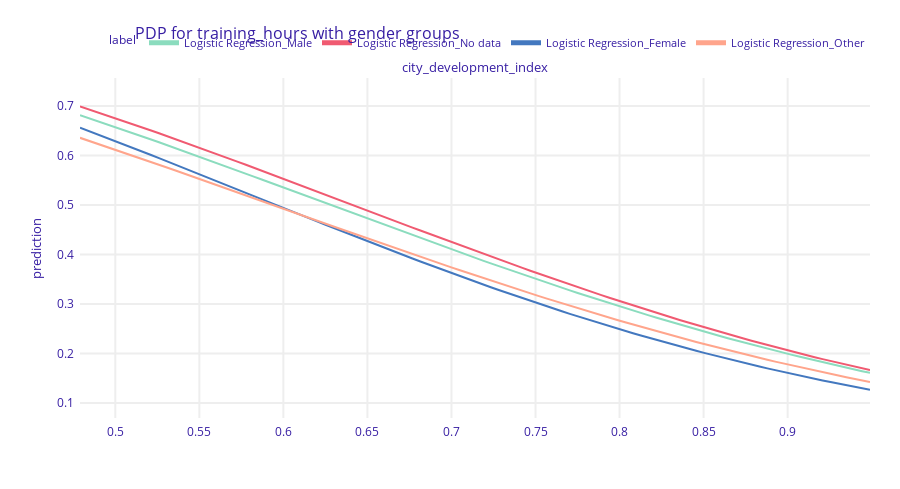

The cell this chart's notebook holds for it:
### Code cell
X_train['gender_text'] = X_train['city_development_index'].map({'Female': 0, 'Male': 1, 'No data': 2, 'Other': 3})

# Użycie tej kolumny do grupowania
pdp_age_gender = exp.model_profile(variables=['city_development_index'], groups='gender')
pdp_age_gender.plot(title="PDP for training_hours with gender groups")

### Figure 1 — Plotly figure (JSON) as saved in the notebook; plotly's stock layout.template omitted (floating-point values rounded to 4 significant figures; data arrays with more than 128 entries replaced by an {"elided": "..."} marker saying what was removed)
{"data": [{"customdata": {"elided": "101x3 mixed values"}, "hovertemplate": "<b>%{hovertext}</b><br><br>prediction=%{y:.3f}<br>mean_prediction=%{customdata[0]:.3f}<extra></extra>", "hovertext": ["Logistic Regression_Male", "Logistic Regression_Male", "Logistic Regression_Male", "Logistic Regression_Male", "Logistic Regression_Male", "Logistic Regression_Male", "Logistic Regression_Male", "Logistic Regression_Male", "Logistic Regression_Male", "Logistic Regression_Male", "Logistic Regression_Male", "Logistic Regression_Male", "Logistic Regression_Male", "Logistic Regression_Male", "Logistic Regression_Male", "Logistic Regression_Male", "Logistic Regression_Male", "Logistic Regression_Male", "Logistic Regression_Male", "Logistic Regression_Male", "Logistic Regression_Male", "Logistic Regression_Male", "Logistic Regression_Male", "Logistic Regression_Male", "Logistic Regression_Male", "Logistic Regression_Male", "Logistic Regression_Male", "Logistic Regression_Male", "Logistic Regression_Male", "Logistic Regression_Male", "Logistic Regression_Male", "Logistic Regression_Male", "Logistic Regression_Male", "Logistic Regression_Male", "Logistic Regression_Male", "Logistic Regression_Male", "Logistic Regression_Male", "Logistic Regression_Male", "Logistic Regression_Male", "Logistic Regression_Male", "Logistic Regression_Male", "Logistic Regression_Male", "Logistic Regression_Male", "Logistic Regression_Male", "Logistic Regression_Male", "Logistic Regression_Male", "Logistic Regression_Male", "Logistic Regression_Male", "Logistic Regression_Male", "Logistic Regression_Male", "Logistic Regression_Male", "Logistic Regression_Male", "Logistic Regression_Male", "Logistic Regression_Male", "Logistic Regression_Male", "Logistic Regression_Male", "Logistic Regression_Male", "Logistic Regression_Male", "Logistic Regression_Male", "Logistic Regression_Male", "Logistic Regression_Male", "Logistic Regression_Male", "Logistic Regression_Male", "Logistic Regression_Male", "Logistic Regression_Male", "Logistic Regression_Male", "Logistic Regression_Male", "Logistic Regression_Male", "Logistic Regression_Male", "Logistic Regression_Male", "Logistic Regression_Male", "Logistic Regression_Male", "Logistic Regression_Male", "Logistic Regression_Male", "Logistic Regression_Male", "Logistic Regression_Male", "Logistic Regression_Male", "Logistic Regression_Male", "Logistic Regression_Male", "Logistic Regression_Male", "Logistic Regression_Male", "Logistic Regression_Male", "Logistic Regression_Male", "Logistic Regression_Male", "Logistic Regression_Male", "Logistic Regression_Male", "Logistic Regression_Male", "Logistic Regression_Male", "Logistic Regression_Male", "Logistic Regression_Male", "Logistic Regression_Male", "Logistic Regression_Male", "Logistic Regression_Male", "Logistic Regression_Male", "Logistic Regression_Male", "Logistic Regression_Male", "Logistic Regression_Male", "Logistic Regression_Male", "Logistic Regression_Male", "Logistic Regression_Male", "Logistic Regression_Male"], "legendgroup": "Logistic Regression_Male", "line": {"color": "#8bdcbe", "dash": "solid", "width": 2}, "marker": {"symbol": "circle"}, "mode": "lines", "name": "Logistic Regression_Male", "opacity": 1, "orientation": "v", "showlegend": true, "type": "scatter", "x": [0.479, 0.4837, 0.4884, 0.4931, 0.4978, 0.5025, 0.5072, 0.5119, 0.5166, 0.5213, 0.526, 0.5307, 0.5354, 0.5401, 0.5448, 0.5495, 0.5542, 0.5589, 0.5636, 0.5683, 0.573, 0.5777, 0.5824, 0.5871, 0.5918, 0.5965, 0.6012, 0.6059, 0.6106, 0.6153, 0.62, 0.6247, 0.6294, 0.6341, 0.6388, 0.6435, 0.6482, 0.6529, 0.6576, 0.6623, 0.667, 0.6717, 0.6764, 0.6811, 0.6858, 0.6905, 0.6952, 0.6999, 0.7046, 0.7093, 0.714, 0.7187, 0.7234, 0.7281, 0.7328, 0.7375, 0.7422, 0.7469, 0.7516, 0.7563, 0.761, 0.7657, 0.7704, 0.7751, 0.7798, 0.7845, 0.7892, 0.7939, 0.7986, 0.8033, 0.808, 0.8127, 0.8174, 0.8221, 0.8268, 0.8315, 0.8362, 0.8409, 0.8456, 0.8503, 0.855, 0.8597, 0.8644, 0.8691, 0.8738, 0.8785, 0.8832, 0.8879, 0.8926, 0.8973, 0.902, 0.9067, 0.9114, 0.9161, 0.9208, 0.9255, 0.9302, 0.9349, 0.9396, 0.9443, 0.949], "xaxis": "x", "y": [0.6817, 0.6764, 0.671, 0.6656, 0.6602, 0.6547, 0.6492, 0.6437, 0.6381, 0.6325, 0.6269, 0.6213, 0.6156, 0.6099, 0.6041, 0.5984, 0.5926, 0.5868, 0.581, 0.5751, 0.5693, 0.5634, 0.5575, 0.5517, 0.5458, 0.5398, 0.5339, 0.528, 0.5221, 0.5161, 0.5102, 0.5043, 0.4983, 0.4924, 0.4865, 0.4806, 0.4746, 0.4687, 0.4628, 0.457, 0.4511, 0.4452, 0.4394, 0.4336, 0.4277, 0.422, 0.4162, 0.4104, 0.4047, 0.399, 0.3933, 0.3877, 0.3821, 0.3765, 0.3709, 0.3654, 0.3599, 0.3544, 0.349, 0.3436, 0.3382, 0.3329, 0.3276, 0.3223, 0.3171, 0.312, 0.3068, 0.3017, 0.2967, 0.2917, 0.2867, 0.2818, 0.277, 0.2721, 0.2674, 0.2626, 0.258, 0.2533, 0.2487, 0.2442, 0.2397, 0.2353, 0.2309, 0.2266, 0.2223, 0.218, 0.2139, 0.2097, 0.2057, 0.2016, 0.1977, 0.1937, 0.1899, 0.186, 0.1823, 0.1786, 0.1749, 0.1713, 0.1677, 0.1642, 0.1608], "yaxis": "y"}, {"customdata": {"elided": "101x3 mixed values"}, "hovertemplate": "<b>%{hovertext}</b><br><br>prediction=%{y:.3f}<br>mean_prediction=%{customdata[0]:.3f}<extra></extra>", "hovertext": ["Logistic Regression_No data", "Logistic Regression_No data", "Logistic Regression_No data", "Logistic Regression_No data", "Logistic Regression_No data", "Logistic Regression_No data", "Logistic Regression_No data", "Logistic Regression_No data", "Logistic Regression_No data", "Logistic Regression_No data", "Logistic Regression_No data", "Logistic Regression_No data", "Logistic Regression_No data", "Logistic Regression_No data", "Logistic Regression_No data", "Logistic Regression_No data", "Logistic Regression_No data", "Logistic Regression_No data", "Logistic Regression_No data", "Logistic Regression_No data", "Logistic Regression_No data", "Logistic Regression_No data", "Logistic Regression_No data", "Logistic Regression_No data", "Logistic Regression_No data", "Logistic Regression_No data", "Logistic Regression_No data", "Logistic Regression_No data", "Logistic Regression_No data", "Logistic Regression_No data", "Logistic Regression_No data", "Logistic Regression_No data", "Logistic Regression_No data", "Logistic Regression_No data", "Logistic Regression_No data", "Logistic Regression_No data", "Logistic Regression_No data", "Logistic Regression_No data", "Logistic Regression_No data", "Logistic Regression_No data", "Logistic Regression_No data", "Logistic Regression_No data", "Logistic Regression_No data", "Logistic Regression_No data", "Logistic Regression_No data", "Logistic Regression_No data", "Logistic Regression_No data", "Logistic Regression_No data", "Logistic Regression_No data", "Logistic Regression_No data", "Logistic Regression_No data", "Logistic Regression_No data", "Logistic Regression_No data", "Logistic Regression_No data", "Logistic Regression_No data", "Logistic Regression_No data", "Logistic Regression_No data", "Logistic Regression_No data", "Logistic Regression_No data", "Logistic Regression_No data", "Logistic Regression_No data", "Logistic Regression_No data", "Logistic Regression_No data", "Logistic Regression_No data", "Logistic Regression_No data", "Logistic Regression_No data", "Logistic Regression_No data", "Logistic Regression_No data", "Logistic Regression_No data", "Logistic Regression_No data", "Logistic Regression_No data", "Logistic Regression_No data", "Logistic Regression_No data", "Logistic Regression_No data", "Logistic Regression_No data", "Logistic Regression_No data", "Logistic Regression_No data", "Logistic Regression_No data", "Logistic Regression_No data", "Logistic Regression_No data", "Logistic Regression_No data", "Logistic Regression_No data", "Logistic Regression_No data", "Logistic Regression_No data", "Logistic Regression_No data", "Logistic Regression_No data", "Logistic Regression_No data", "Logistic Regression_No data", "Logistic Regression_No data", "Logistic Regression_No data", "Logistic Regression_No data", "Logistic Regression_No data", "Logistic Regression_No data", "Logistic Regression_No data", "Logistic Regression_No data", "Logistic Regression_No data", "Logistic Regression_No data", "Logistic Regression_No data", "Logistic Regression_No data", "Logistic Regression_No data", "Logistic Regression_No data"], "legendgroup": "Logistic Regression_No data", "line": {"color": "#f05a71", "dash": "solid", "width": 2}, "marker": {"symbol": "circle"}, "mode": "lines", "name": "Logistic Regression_No data", "opacity": 1, "orientation": "v", "showlegend": true, "type": "scatter", "x": [0.479, 0.4837, 0.4884, 0.4931, 0.4978, 0.5025, 0.5072, 0.5119, 0.5166, 0.5213, 0.526, 0.5307, 0.5354, 0.5401, 0.5448, 0.5495, 0.5542, 0.5589, 0.5636, 0.5683, 0.573, 0.5777, 0.5824, 0.5871, 0.5918, 0.5965, 0.6012, 0.6059, 0.6106, 0.6153, 0.62, 0.6247, 0.6294, 0.6341, 0.6388, 0.6435, 0.6482, 0.6529, 0.6576, 0.6623, 0.667, 0.6717, 0.6764, 0.6811, 0.6858, 0.6905, 0.6952, 0.6999, 0.7046, 0.7093, 0.714, 0.7187, 0.7234, 0.7281, 0.7328, 0.7375, 0.7422, 0.7469, 0.7516, 0.7563, 0.761, 0.7657, 0.7704, 0.7751, 0.7798, 0.7845, 0.7892, 0.7939, 0.7986, 0.8033, 0.808, 0.8127, 0.8174, 0.8221, 0.8268, 0.8315, 0.8362, 0.8409, 0.8456, 0.8503, 0.855, 0.8597, 0.8644, 0.8691, 0.8738, 0.8785, 0.8832, 0.8879, 0.8926, 0.8973, 0.902, 0.9067, 0.9114, 0.9161, 0.9208, 0.9255, 0.9302, 0.9349, 0.9396, 0.9443, 0.949], "xaxis": "x", "y": [0.6995, 0.6943, 0.689, 0.6836, 0.6782, 0.6728, 0.6673, 0.6618, 0.6563, 0.6507, 0.6451, 0.6395, 0.6338, 0.6281, 0.6223, 0.6165, 0.6107, 0.6049, 0.5991, 0.5932, 0.5873, 0.5814, 0.5754, 0.5695, 0.5635, 0.5575, 0.5515, 0.5455, 0.5395, 0.5335, 0.5274, 0.5214, 0.5153, 0.5093, 0.5032, 0.4972, 0.4911, 0.4851, 0.4791, 0.473, 0.467, 0.461, 0.455, 0.449, 0.443, 0.4371, 0.4311, 0.4252, 0.4193, 0.4134, 0.4076, 0.4017, 0.3959, 0.3901, 0.3844, 0.3787, 0.373, 0.3673, 0.3617, 0.3561, 0.3505, 0.345, 0.3395, 0.3341, 0.3287, 0.3233, 0.318, 0.3127, 0.3075, 0.3023, 0.2971, 0.292, 0.287, 0.282, 0.277, 0.2721, 0.2672, 0.2624, 0.2577, 0.2529, 0.2483, 0.2437, 0.2391, 0.2346, 0.2302, 0.2258, 0.2214, 0.2171, 0.2129, 0.2087, 0.2046, 0.2005, 0.1965, 0.1925, 0.1886, 0.1848, 0.181, 0.1772, 0.1735, 0.1699, 0.1663], "yaxis": "y"}, {"customdata": {"elided": "101x3 mixed values"}, "hovertemplate": "<b>%{hovertext}</b><br><br>prediction=%{y:.3f}<br>mean_prediction=%{customdata[0]:.3f}<extra></extra>", "hovertext": ["Logistic Regression_Female", "Logistic Regression_Female", "Logistic Regression_Female", "Logistic Regression_Female", "Logistic Regression_Female", "Logistic Regression_Female", "Logistic Regression_Female", "Logistic Regression_Female", "Logistic Regression_Female", "Logistic Regression_Female", "Logistic Regression_Female", "Logistic Regression_Female", "Logistic Regression_Female", "Logistic Regression_Female", "Logistic Regression_Female", "Logistic Regression_Female", "Logistic Regression_Female", "Logistic Regression_Female", "Logistic Regression_Female", "Logistic Regression_Female", "Logistic Regression_Female", "Logistic Regression_Female", "Logistic Regression_Female", "Logistic Regression_Female", "Logistic Regression_Female", "Logistic Regression_Female", "Logistic Regression_Female", "Logistic Regression_Female", "Logistic Regression_Female", "Logistic Regression_Female", "Logistic Regression_Female", "Logistic Regression_Female", "Logistic Regression_Female", "Logistic Regression_Female", "Logistic Regression_Female", "Logistic Regression_Female", "Logistic Regression_Female", "Logistic Regression_Female", "Logistic Regression_Female", "Logistic Regression_Female", "Logistic Regression_Female", "Logistic Regression_Female", "Logistic Regression_Female", "Logistic Regression_Female", "Logistic Regression_Female", "Logistic Regression_Female", "Logistic Regression_Female", "Logistic Regression_Female", "Logistic Regression_Female", "Logistic Regression_Female", "Logistic Regression_Female", "Logistic Regression_Female", "Logistic Regression_Female", "Logistic Regression_Female", "Logistic Regression_Female", "Logistic Regression_Female", "Logistic Regression_Female", "Logistic Regression_Female", "Logistic Regression_Female", "Logistic Regression_Female", "Logistic Regression_Female", "Logistic Regression_Female", "Logistic Regression_Female", "Logistic Regression_Female", "Logistic Regression_Female", "Logistic Regression_Female", "Logistic Regression_Female", "Logistic Regression_Female", "Logistic Regression_Female", "Logistic Regression_Female", "Logistic Regression_Female", "Logistic Regression_Female", "Logistic Regression_Female", "Logistic Regression_Female", "Logistic Regression_Female", "Logistic Regression_Female", "Logistic Regression_Female", "Logistic Regression_Female", "Logistic Regression_Female", "Logistic Regression_Female", "Logistic Regression_Female", "Logistic Regression_Female", "Logistic Regression_Female", "Logistic Regression_Female", "Logistic Regression_Female", "Logistic Regression_Female", "Logistic Regression_Female", "Logistic Regression_Female", "Logistic Regression_Female", "Logistic Regression_Female", "Logistic Regression_Female", "Logistic Regression_Female", "Logistic Regression_Female", "Logistic Regression_Female", "Logistic Regression_Female", "Logistic Regression_Female", "Logistic Regression_Female", "Logistic Regression_Female", "Logistic Regression_Female", "Logistic Regression_Female", "Logistic Regression_Female"], "legendgroup": "Logistic Regression_Female", "line": {"color": "#4378bf", "dash": "solid", "width": 2}, "marker": {"symbol": "circle"}, "mode": "lines", "name": "Logistic Regression_Female", "opacity": 1, "orientation": "v", "showlegend": true, "type": "scatter", "x": [0.479, 0.4837, 0.4884, 0.4931, 0.4978, 0.5025, 0.5072, 0.5119, 0.5166, 0.5213, 0.526, 0.5307, 0.5354, 0.5401, 0.5448, 0.5495, 0.5542, 0.5589, 0.5636, 0.5683, 0.573, 0.5777, 0.5824, 0.5871, 0.5918, 0.5965, 0.6012, 0.6059, 0.6106, 0.6153, 0.62, 0.6247, 0.6294, 0.6341, 0.6388, 0.6435, 0.6482, 0.6529, 0.6576, 0.6623, 0.667, 0.6717, 0.6764, 0.6811, 0.6858, 0.6905, 0.6952, 0.6999, 0.7046, 0.7093, 0.714, 0.7187, 0.7234, 0.7281, 0.7328, 0.7375, 0.7422, 0.7469, 0.7516, 0.7563, 0.761, 0.7657, 0.7704, 0.7751, 0.7798, 0.7845, 0.7892, 0.7939, 0.7986, 0.8033, 0.808, 0.8127, 0.8174, 0.8221, 0.8268, 0.8315, 0.8362, 0.8409, 0.8456, 0.8503, 0.855, 0.8597, 0.8644, 0.8691, 0.8738, 0.8785, 0.8832, 0.8879, 0.8926, 0.8973, 0.902, 0.9067, 0.9114, 0.9161, 0.9208, 0.9255, 0.9302, 0.9349, 0.9396, 0.9443, 0.949], "xaxis": "x", "y": [0.6562, 0.6502, 0.6442, 0.6381, 0.632, 0.6259, 0.6198, 0.6136, 0.6073, 0.6011, 0.5948, 0.5885, 0.5822, 0.5759, 0.5695, 0.5632, 0.5568, 0.5504, 0.544, 0.5376, 0.5311, 0.5247, 0.5183, 0.5119, 0.5055, 0.499, 0.4926, 0.4862, 0.4798, 0.4735, 0.4671, 0.4608, 0.4544, 0.4481, 0.4418, 0.4355, 0.4293, 0.4231, 0.4169, 0.4107, 0.4046, 0.3985, 0.3924, 0.3864, 0.3804, 0.3745, 0.3686, 0.3627, 0.3568, 0.3511, 0.3453, 0.3396, 0.334, 0.3283, 0.3228, 0.3173, 0.3118, 0.3064, 0.301, 0.2957, 0.2905, 0.2853, 0.2801, 0.275, 0.27, 0.265, 0.2601, 0.2552, 0.2504, 0.2456, 0.2409, 0.2363, 0.2317, 0.2271, 0.2227, 0.2183, 0.2139, 0.2096, 0.2054, 0.2012, 0.1971, 0.193, 0.189, 0.1851, 0.1812, 0.1774, 0.1736, 0.1699, 0.1662, 0.1626, 0.1591, 0.1556, 0.1522, 0.1488, 0.1455, 0.1423, 0.1391, 0.1359, 0.1329, 0.1298, 0.1269], "yaxis": "y"}, {"customdata": {"elided": "101x3 mixed values"}, "hovertemplate": "<b>%{hovertext}</b><br><br>prediction=%{y:.3f}<br>mean_prediction=%{customdata[0]:.3f}<extra></extra>", "hovertext": ["Logistic Regression_Other", "Logistic Regression_Other", "Logistic Regression_Other", "Logistic Regression_Other", "Logistic Regression_Other", "Logistic Regression_Other", "Logistic Regression_Other", "Logistic Regression_Other", "Logistic Regression_Other", "Logistic Regression_Other", "Logistic Regression_Other", "Logistic Regression_Other", "Logistic Regression_Other", "Logistic Regression_Other", "Logistic Regression_Other", "Logistic Regression_Other", "Logistic Regression_Other", "Logistic Regression_Other", "Logistic Regression_Other", "Logistic Regression_Other", "Logistic Regression_Other", "Logistic Regression_Other", "Logistic Regression_Other", "Logistic Regression_Other", "Logistic Regression_Other", "Logistic Regression_Other", "Logistic Regression_Other", "Logistic Regression_Other", "Logistic Regression_Other", "Logistic Regression_Other", "Logistic Regression_Other", "Logistic Regression_Other", "Logistic Regression_Other", "Logistic Regression_Other", "Logistic Regression_Other", "Logistic Regression_Other", "Logistic Regression_Other", "Logistic Regression_Other", "Logistic Regression_Other", "Logistic Regression_Other", "Logistic Regression_Other", "Logistic Regression_Other", "Logistic Regression_Other", "Logistic Regression_Other", "Logistic Regression_Other", "Logistic Regression_Other", "Logistic Regression_Other", "Logistic Regression_Other", "Logistic Regression_Other", "Logistic Regression_Other", "Logistic Regression_Other", "Logistic Regression_Other", "Logistic Regression_Other", "Logistic Regression_Other", "Logistic Regression_Other", "Logistic Regression_Other", "Logistic Regression_Other", "Logistic Regression_Other", "Logistic Regression_Other", "Logistic Regression_Other", "Logistic Regression_Other", "Logistic Regression_Other", "Logistic Regression_Other", "Logistic Regression_Other", "Logistic Regression_Other", "Logistic Regression_Other", "Logistic Regression_Other", "Logistic Regression_Other", "Logistic Regression_Other", "Logistic Regression_Other", "Logistic Regression_Other", "Logistic Regression_Other", "Logistic Regression_Other", "Logistic Regression_Other", "Logistic Regression_Other", "Logistic Regression_Other", "Logistic Regression_Other", "Logistic Regression_Other", "Logistic Regression_Other", "Logistic Regression_Other", "Logistic Regression_Other", "Logistic Regression_Other", "Logistic Regression_Other", "Logistic Regression_Other", "Logistic Regression_Other", "Logistic Regression_Other", "Logistic Regression_Other", "Logistic Regression_Other", "Logistic Regression_Other", "Logistic Regression_Other", "Logistic Regression_Other", "Logistic Regression_Other", "Logistic Regression_Other", "Logistic Regression_Other", "Logistic Regression_Other", "Logistic Regression_Other", "Logistic Regression_Other", "Logistic Regression_Other", "Logistic Regression_Other", "Logistic Regression_Other", "Logistic Regression_Other"], "legendgroup": "Logistic Regression_Other", "line": {"color": "#ffa58c", "dash": "solid", "width": 2}, "marker": {"symbol": "circle"}, "mode": "lines", "name": "Logistic Regression_Other", "opacity": 1, "orientation": "v", "showlegend": true, "type": "scatter", "x": [0.479, 0.4837, 0.4884, 0.4931, 0.4978, 0.5025, 0.5072, 0.5119, 0.5166, 0.5213, 0.526, 0.5307, 0.5354, 0.5401, 0.5448, 0.5495, 0.5542, 0.5589, 0.5636, 0.5683, 0.573, 0.5777, 0.5824, 0.5871, 0.5918, 0.5965, 0.6012, 0.6059, 0.6106, 0.6153, 0.62, 0.6247, 0.6294, 0.6341, 0.6388, 0.6435, 0.6482, 0.6529, 0.6576, 0.6623, 0.667, 0.6717, 0.6764, 0.6811, 0.6858, 0.6905, 0.6952, 0.6999, 0.7046, 0.7093, 0.714, 0.7187, 0.7234, 0.7281, 0.7328, 0.7375, 0.7422, 0.7469, 0.7516, 0.7563, 0.761, 0.7657, 0.7704, 0.7751, 0.7798, 0.7845, 0.7892, 0.7939, 0.7986, 0.8033, 0.808, 0.8127, 0.8174, 0.8221, 0.8268, 0.8315, 0.8362, 0.8409, 0.8456, 0.8503, 0.855, 0.8597, 0.8644, 0.8691, 0.8738, 0.8785, 0.8832, 0.8879, 0.8926, 0.8973, 0.902, 0.9067, 0.9114, 0.9161, 0.9208, 0.9255, 0.9302, 0.9349, 0.9396, 0.9443, 0.949], "xaxis": "x", "y": [0.6359, 0.6305, 0.6252, 0.6198, 0.6144, 0.609, 0.6036, 0.5981, 0.5926, 0.5871, 0.5815, 0.576, 0.5704, 0.5648, 0.5592, 0.5536, 0.548, 0.5424, 0.5367, 0.5311, 0.5254, 0.5197, 0.514, 0.5084, 0.5027, 0.497, 0.4913, 0.4856, 0.4799, 0.4743, 0.4686, 0.4629, 0.4573, 0.4516, 0.446, 0.4403, 0.4347, 0.4291, 0.4235, 0.4179, 0.4124, 0.4068, 0.4013, 0.3958, 0.3903, 0.3849, 0.3794, 0.374, 0.3686, 0.3633, 0.3579, 0.3526, 0.3474, 0.3421, 0.3369, 0.3317, 0.3266, 0.3215, 0.3164, 0.3114, 0.3064, 0.3014, 0.2965, 0.2916, 0.2867, 0.2819, 0.2771, 0.2724, 0.2677, 0.2631, 0.2585, 0.2539, 0.2494, 0.2449, 0.2405, 0.2361, 0.2318, 0.2275, 0.2233, 0.2191, 0.2149, 0.2108, 0.2068, 0.2028, 0.1988, 0.1949, 0.1911, 0.1873, 0.1835, 0.1798, 0.1762, 0.1726, 0.169, 0.1655, 0.1621, 0.1587, 0.1553, 0.152, 0.1487, 0.1455, 0.1424], "yaxis": "y"}], "layout": {"annotations": [{"font": {"size": 13}, "showarrow": false, "text": "city_development_index", "x": 0.5, "xanchor": "center", "xref": "paper", "y": 1, "yanchor": "bottom", "yref": "paper"}, {"font": {"size": 13}, "showarrow": false, "text": "prediction", "textangle": -90, "x": -0.07, "xref": "paper", "y": 0.5, "yref": "paper"}], "font": {"color": "#371ea3"}, "height": 489, "hovermode": "x unified", "legend": {"font": {"size": 11}, "itemsizing": "constant", "orientation": "h", "title": {"font": {"size": 12}, "text": "label"}, "tracegroupgap": 0, "x": 1, "xanchor": "right", "y": 1.061, "yanchor": "bottom"}, "margin": {"b": 71, "r": 30, "t": 78}, "title": {"font": {"size": 16}, "text": "PDP for training_hours with gender groups", "x": 0.15}, "xaxis": {"anchor": "y", "automargin": true, "domain": [0, 1], "fixedrange": true, "gridwidth": 2, "showticklabels": true, "tickcolor": "white", "ticklen": 3, "ticks": "outside", "title": {"text": ""}, "type": "linear", "zeroline": false}, "yaxis": {"anchor": "x", "automargin": true, "domain": [0, 1], "fixedrange": true, "gridwidth": 2, "range": [0.0696, 0.7568], "tickcolor": "white", "ticklen": 3, "ticks": "outside", "title": {"text": ""}, "type": "linear", "zeroline": false}}}
